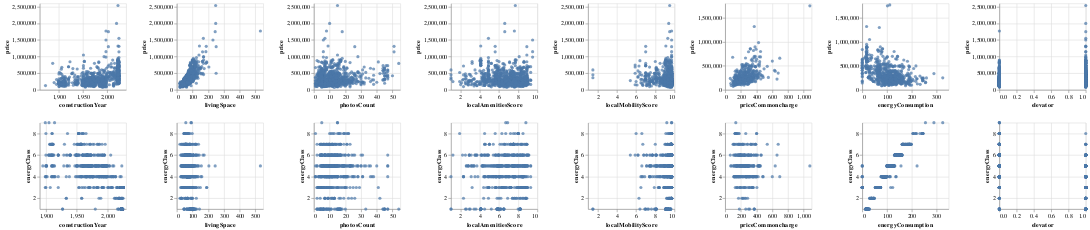

Source (notebook cell):
### Markdown cell above
### Exploratory data analysis

### Code cell
alt.renderers.enable('html')
alt.Chart(df_pred_resp_vis).mark_circle().encode(
    x=alt.X(alt.repeat("column"), 
            type='quantitative',
            scale=alt.Scale(zero=False)
            ),
    y=alt.Y(alt.repeat("row"), 
            type='quantitative',
            scale=alt.Scale(zero=False)
             )
).properties(
    width=150,
    height=150
).repeat(
    row=y_labels,
    column=x_labels
)

### Figure 1 — Vega-Lite specification as saved in the notebook (floating-point values rounded to 4 significant figures; data arrays with more than 128 entries replaced by an {"elided": "..."} marker saying what was removed)
{"config": {"view": {"continuousWidth": 300, "continuousHeight": 300}}, "repeat": {"column": ["constructionYear", "livingSpace", "photosCount", "localAmenitiesScore", "localMobilityScore", "priceCommoncharge", "energyConsumption", "elevator"], "row": ["price", "energyClass"]}, "spec": {"data": {"name": "data-4b06df013790fa3d04ea07360ed0f1ec"}, "mark": {"type": "circle"}, "encoding": {"x": {"field": {"repeat": "column"}, "scale": {"zero": false}, "type": "quantitative"}, "y": {"field": {"repeat": "row"}, "scale": {"zero": false}, "type": "quantitative"}}, "height": 150, "width": 150}, "$schema": "https://vega.github.io/schema/vega-lite/v5.16.3.json", "datasets": {"data-4b06df013790fa3d04ea07360ed0f1ec": {"elided": "947 records"}}}
